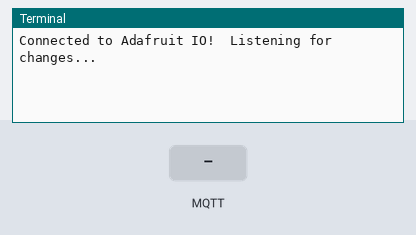
Bench run of a program on a simulated Raspberry Pi (BCM pin numbers). Parts: the last lines printed to the terminal. The inputs (shaded band) are chosen by the test bench. Random numbers come from a fixed seed; no MQTT or app messages arrive unless stated.

Above: at 1.2 s.
1.3 s: MQTT message "gx" arrives on the first subscribed topic
At 1.7 s:
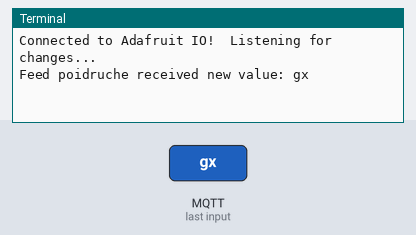
2.8 s: MQTT message "gy" arrives on the first subscribed topic
At 4.0 s:
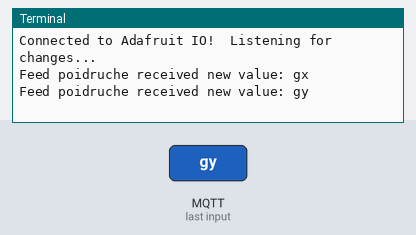
4.3 s: MQTT message "poidruche" arrives on the first subscribed topic
At 5.2 s:
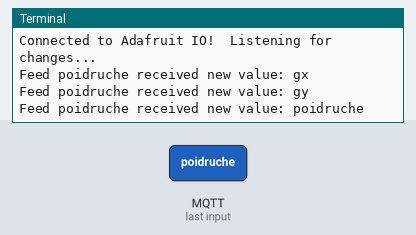
5.8 s: MQTT message "position" arrives on the first subscribed topic
At 6.3 s:
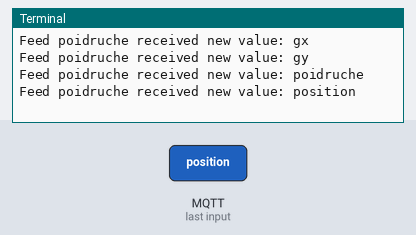
7.3 s: MQTT message "1" arrives on the first subscribed topic
At 8.6 s:
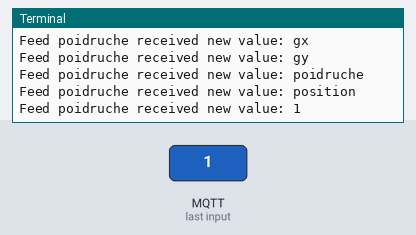
10.3 s: MQTT message "on" arrives on the first subscribed topic
At 10.9 s:
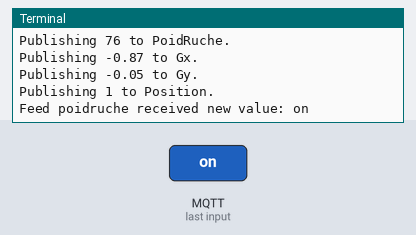

The program:

hive_data_simulation.py
```python
#! /usr/bin/python

"""Copyright 2018 SopraSteria.
This work is licensed under my intership in SopraSteria"""

__author__="Ouafik Salaheddine"
__version__="1.0.0"
__date__ ="26/07/2018 19:00h"

#Basic imports
import sys
from time import sleep
import random

# Import Adafruit IO MQTT client.
from Adafruit_IO import MQTTClient

# Set to your Adafruit IO key.
ADAFRUIT_IO_KEY = 'c527e85da54a4d8cab58f70de6a7d7f3'

# Set to your Adafruit IO username.
ADAFRUIT_IO_USERNAME = 'salahEo'


# Define callback functions which will be called when certain events happen.
def connected(client):
    print('Connected to Adafruit IO!  Listening for changes...')
    # Subscribe to changes on a feed named Weight.
    for feed_id in ['poidruche' , 'gx' , 'gy' , 'position']:
        client.subscribe(feed_id)

def disconnected(client):
    # Disconnected function will be called when the client disconnects.
    print('Disconnected from Adafruit IO!')
    sys.exit(1)

def message(client, feed_id, payload):
    print('Feed {0} received new value: {1}'.format(feed_id, payload))

def remplirTable(table):
    index1 = random.randint(0,3)
    index2 = random.randint(0,3)
    value1 = random.randint(30,50)
    value2 = random.randint(30,50)

    table[index1]= value1
    table[index2]= value2

def centreGx(table,poidRuche):
    Gx=((table[2]+table[3])-(table[0]+table[1]))/poidRuche
    return round(Gx,2)

def centreGy(table,poidRuche):
    Gy=((table[0]+table[3])-(table[1]+table[2]))/poidRuche
    return round(Gy,2)

def gestionPosition(Gx,Gy):
    position=-1
    if(Gx*Gy>0):
        if Gx>=0 :
            position=3
        else:
            position=1
    else:
        if Gx<0 :
            position=0
        else:
            position=2
    return position

table=[0,1,2,3]

def flushData(client):
    remplirTable(table)
    poidRuche=table[0]
    for i in range(1,4):
        poidRuche+= table[i]
    print('Publishing {0} to PoidRuche.'.format(poidRuche))
    client.publish('poidruche', poidRuche)
    Gx=centreGx(table,poidRuche)
    Gy= centreGy(table,poidRuche)
    position=gestionPosition(Gx,Gy)
    print('Publishing {0} to Gx.'.format(Gx))
    client.publish('gx', Gx)
    print('Publishing {0} to Gy.'.format(Gy))
    client.publish('gy', Gy)
    print('Publishing {0} to Position.'.format(position))
    client.publish('position', position)

# Create an MQTT client instance.
client = MQTTClient(ADAFRUIT_IO_USERNAME, ADAFRUIT_IO_KEY)

# Setup the callback functions defined above.
client.on_connect    = connected
client.on_disconnect = disconnected
client.on_message    = message

# Connect to the Adafruit IO server.
client.connect()
client.loop_background()
sleep(10)
    # Now send new values every 15 seconds.
print('Publishing a new message every 10 seconds (press Ctrl-C to quit)...')
for x in range(0,20):
    flushData(client)
    sleep(10)
print('finish')
```

Measured:
- after the input at 1.3 s, the terminal: prints a new line at once (image 1)
- after the input at 2.8 s, the terminal: prints a new line at once (image 2)
- after the input at 4.3 s, the terminal: prints a new line at once (image 3)
- after the input at 5.8 s, the terminal: prints a new line at once (image 4)
- after the input at 7.3 s, the terminal: prints a new line at once (image 5)
- after the input at 10.3 s, the terminal: prints a new line at once (image 6)
